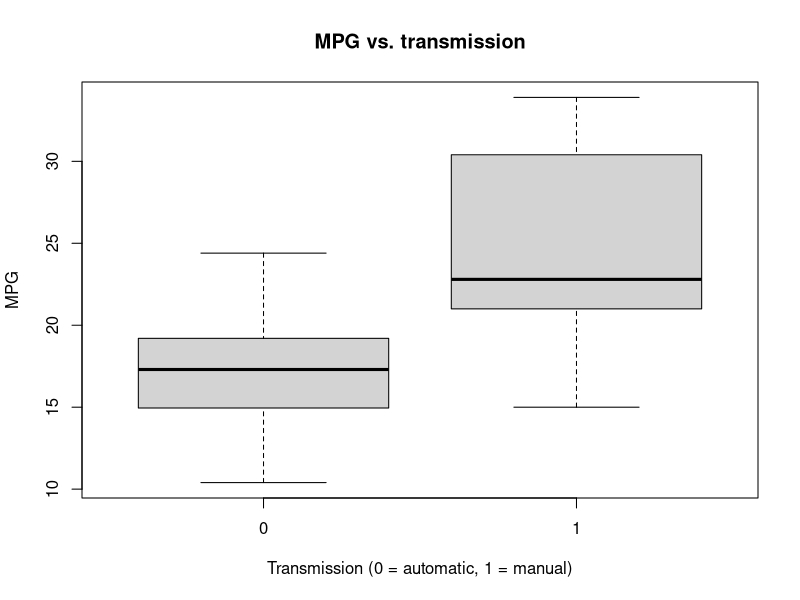
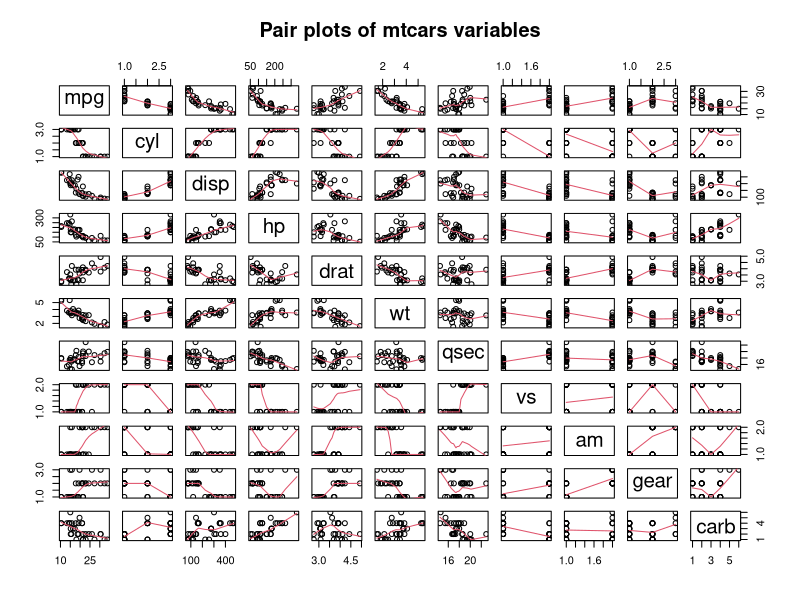
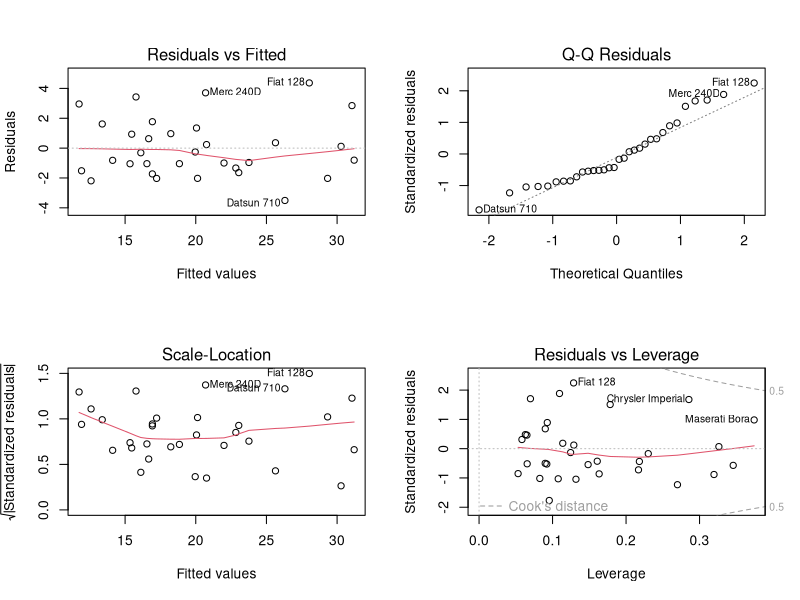

Reproduce these figures in R, in order.
## ---- chunk 1
# library(ggplot2)
data(mtcars)
head(mtcars, n = 3)
mtcars$cyl <- as.factor(mtcars$cyl)
mtcars$vs <- as.factor(mtcars$vs)
mtcars$am <- factor(mtcars$am)
mtcars$gear <- factor(mtcars$gear)
mtcars$carb <- factor(mtcars$carb)
attach(mtcars)
## ---- chunk 2
model.one <- lm(mpg ~ am, data = mtcars)
summary(model.one) 
## ---- chunk 3
model.all <- lm(mpg ~ ., data = mtcars)
summary(model.all)
## ---- chunk 4
model.step <- step(model.all, k = log(nrow(mtcars)))
summary(model.step)
## ---- chunk 5
model.best <- lm(mpg ~ wt + qsec + am + wt:am, data = mtcars)
summary(model.best) 
## ---- chunk 6
anova(model.one, model.all, model.step, model.best) 
## ---- chunk 7
summary(model.best)$coef
## ---- chunk 8
confint(model.best)
## ---- chunk 9
boxplot(mpg ~ am, xlab = "Transmission (0 = automatic, 1 = manual)", ylab = "MPG",
        main = "MPG vs. transmission")
## ---- chunk 10
pairs(mtcars, panel = panel.smooth, main = "Pair plots of mtcars variables")
## ---- chunk 11
par(mfrow = c(2, 2))
plot(model.best)
